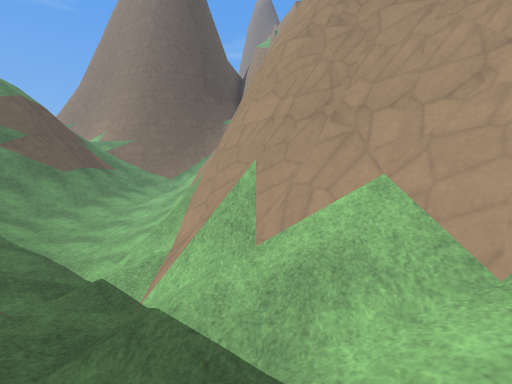
View 1 (above)

12 first-person views from a walk through a level from a Godot 3-D game. The camera is 1.3 m above the floor, tilts 6° down and sees 90° across. The floor is counted in squares, 2 m on a side. Each view is taken from the middle of a square. On the plan, view 1 faces up. The plan holds only what a view shows up to about 9 squares ahead; the rest is blank. The place goes on beyond the plan. Surface patterns are stand-ins for the level's own textures.

View 2
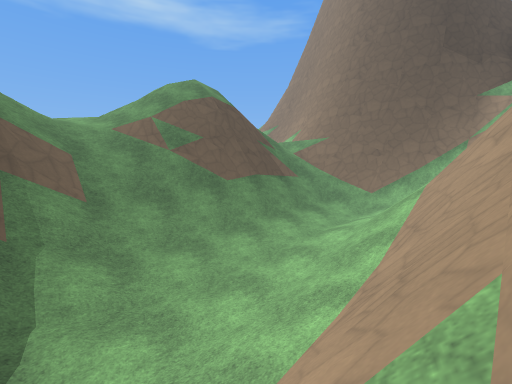

View 3
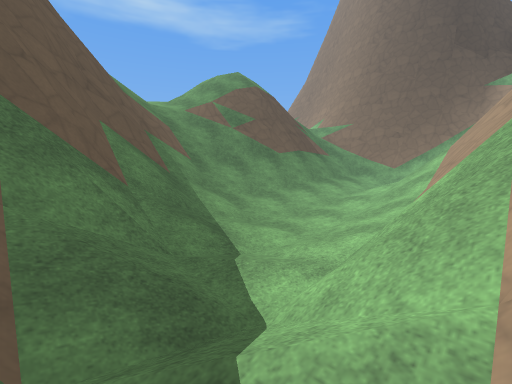

View 4
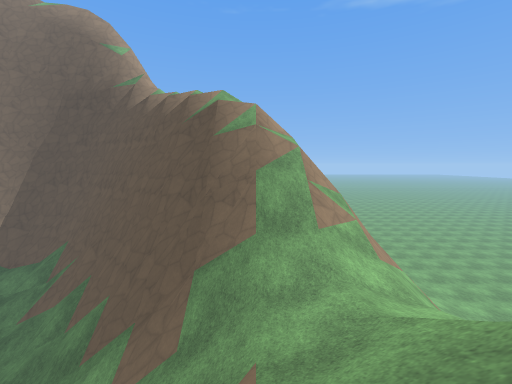

View 5
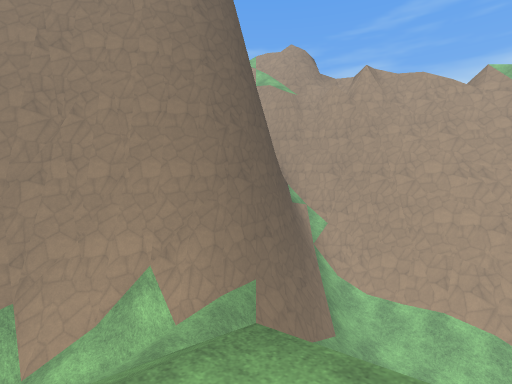

View 6
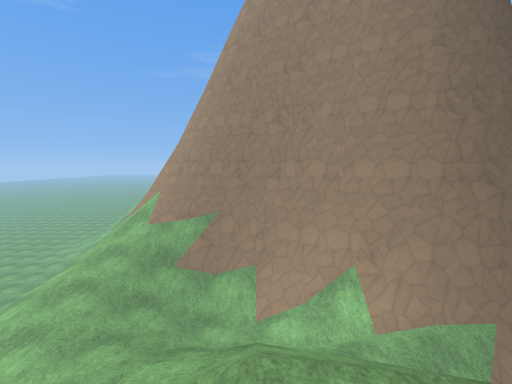

View 7
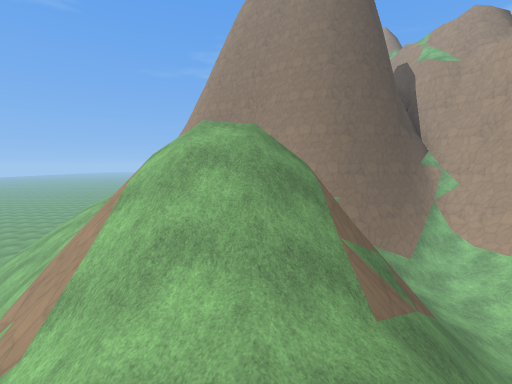

View 8
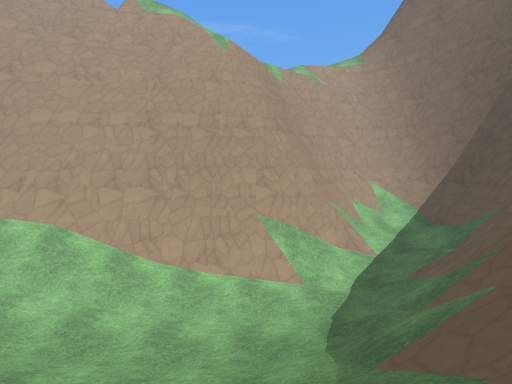

View 9
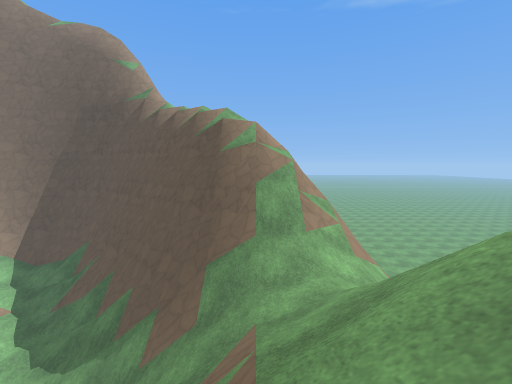

View 10
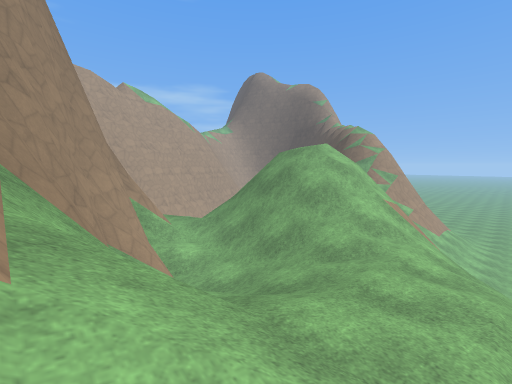

View 11
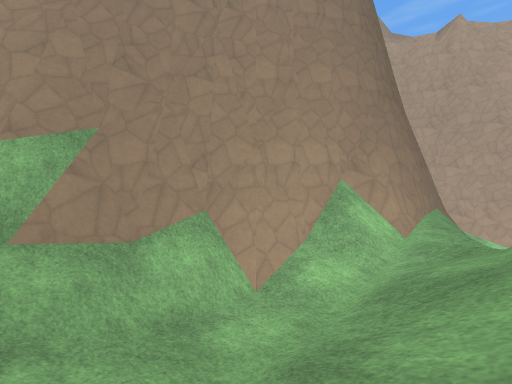

View 12
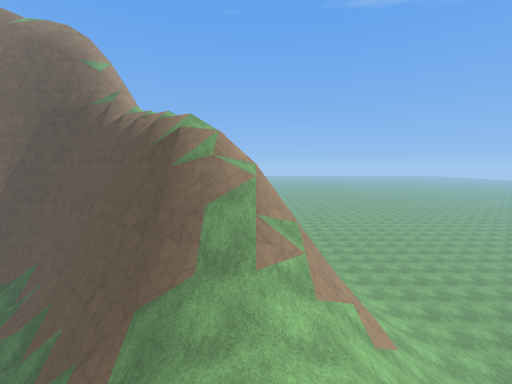

### Floor plan
Key: @ floor where view 1 was taken; # wall or solid block; . main floor; : floor 0.25 m higher than the main floor; - floor 0.25 m lower than the main floor; + floor 5.5 m higher than the main floor; / step, stairs or slope; = window, fence, low wall or low ledge; ^ raised ledge; v drop or lower ground.
Columns run from 14 left of view 1 to 2 right of it. Each row starts with its distance up from view 1.
 16 //###
 15 ///####
 14 /////###  ####
 13 /+/////#####/#
 12 /+//////###//#
 11 /////////////#
 10 ///////##/://#
  9 //v////##/://#
  8 //#v///##/.//#
  7  /#v//////.//#
  6   /=//////.-/#
  5    //+/////-/##
  4   //////#/////#
  3 .//#v=/###////##
  2 .//#v^#####////##
  1 -//  ^#   ##////#
  0 -/         ##/@##
 -1             #####

Where each view was taken, in squares from view 1:
view 1: 0 up, 0 right, facing up
view 2: 4 up, 1 left, facing up-left
view 3: 2 up, 1 left, facing up-left
view 4: 8 up, 8 left, facing down
view 5: 9 up, 10 left, facing up-right
view 6: 9 up, 10 left, facing up
view 7: 4 up, 9 left, facing up
view 8: 5 up, 7 left, facing right
view 9: 9 up, 8 left, facing down
view 10: 16 up, 14 left, facing down-right
view 11: 12 up, 12 left, facing up-right
view 12: 8 up, 9 left, facing down
